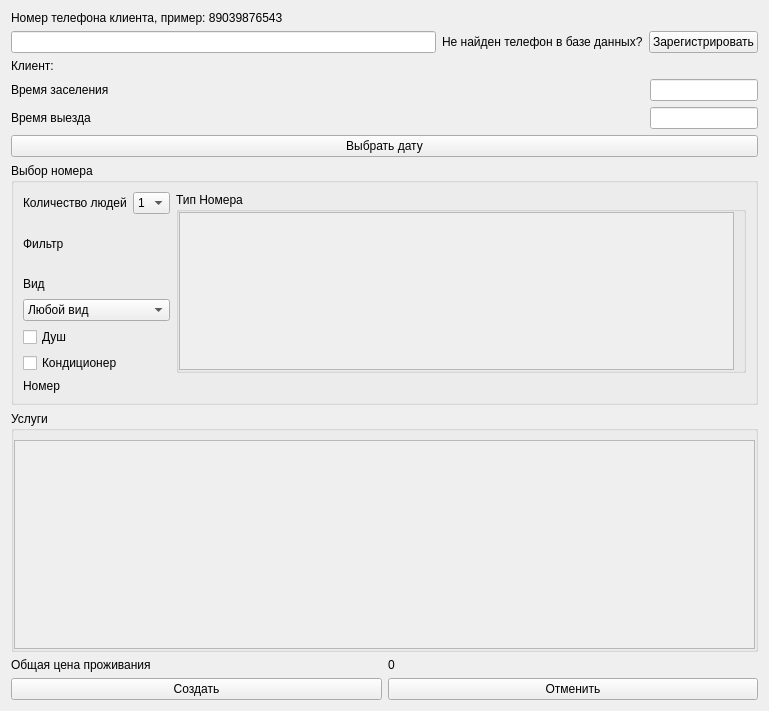
<?xml version="1.0" encoding="UTF-8"?>
<ui version="4.0">
 <class>FormCreateBooking</class>
 <widget class="QWidget" name="FormCreateBooking">
  <property name="geometry">
   <rect>
    <x>0</x>
    <y>0</y>
    <width>769</width>
    <height>711</height>
   </rect>
  </property>
  <property name="windowTitle">
   <string>Создание брони</string>
  </property>
  <layout class="QVBoxLayout" name="verticalLayout_10">
   <item>
    <layout class="QVBoxLayout" name="verticalLayout">
     <item>
      <widget class="QLabel" name="label">
       <property name="text">
        <string>Номер телефона клиента, пример: 89039876543</string>
       </property>
      </widget>
     </item>
     <item>
      <layout class="QHBoxLayout" name="horizontalLayout_2">
       <item>
        <widget class="QLineEdit" name="phone"/>
       </item>
       <item>
        <layout class="QHBoxLayout" name="horizontalLayout">
         <item>
          <widget class="QLabel" name="label_2">
           <property name="text">
            <string>Не найден телефон в базе данных?</string>
           </property>
          </widget>
         </item>
         <item>
          <widget class="QPushButton" name="pushButton">
           <property name="text">
            <string>Зарегистрировать</string>
           </property>
          </widget>
         </item>
        </layout>
       </item>
      </layout>
     </item>
    </layout>
   </item>
   <item>
    <widget class="QLabel" name="resultSearch">
     <property name="text">
      <string>Клиент:  </string>
     </property>
    </widget>
   </item>
   <item>
    <layout class="QVBoxLayout" name="verticalLayout_4">
     <item>
      <layout class="QHBoxLayout" name="horizontalLayout_4">
       <item>
        <widget class="QLabel" name="label_6">
         <property name="text">
          <string>Время заселения</string>
         </property>
        </widget>
       </item>
       <item alignment="Qt::AlignRight">
        <widget class="QLineEdit" name="checkIn"/>
       </item>
      </layout>
     </item>
     <item>
      <layout class="QHBoxLayout" name="horizontalLayout_5">
       <item>
        <widget class="QLabel" name="label_7">
         <property name="text">
          <string>Время выезда</string>
         </property>
        </widget>
       </item>
       <item alignment="Qt::AlignRight">
        <widget class="QLineEdit" name="checkOut"/>
       </item>
      </layout>
     </item>
     <item>
      <widget class="QPushButton" name="pushButton_4">
       <property name="text">
        <string>Выбрать дату</string>
       </property>
      </widget>
     </item>
    </layout>
   </item>
   <item>
    <widget class="QGroupBox" name="groupBox_2">
     <property name="title">
      <string>Выбор номера</string>
     </property>
     <layout class="QVBoxLayout" name="verticalLayout_5">
      <item>
       <layout class="QHBoxLayout" name="horizontalLayout_9">
        <item>
         <layout class="QVBoxLayout" name="verticalLayout_3">
          <item>
           <layout class="QHBoxLayout" name="horizontalLayout_6">
            <item>
             <widget class="QLabel" name="label_8">
              <property name="text">
               <string>Количество людей</string>
              </property>
             </widget>
            </item>
            <item>
             <widget class="QComboBox" name="numPeople">
              <item>
               <property name="text">
                <string>1</string>
               </property>
              </item>
              <item>
               <property name="text">
                <string>2</string>
               </property>
              </item>
              <item>
               <property name="text">
                <string>3</string>
               </property>
              </item>
             </widget>
            </item>
           </layout>
          </item>
          <item>
           <layout class="QVBoxLayout" name="verticalLayout_2">
            <item>
             <widget class="QLabel" name="label_4">
              <property name="text">
               <string>Фильтр</string>
              </property>
             </widget>
            </item>
            <item>
             <layout class="QVBoxLayout" name="verticalLayout_6">
              <item>
               <widget class="QLabel" name="label_5">
                <property name="text">
                 <string>Вид</string>
                </property>
               </widget>
              </item>
              <item>
               <widget class="QComboBox" name="filterView">
                <item>
                 <property name="text">
                  <string>Любой вид</string>
                 </property>
                </item>
                <item>
                 <property name="text">
                  <string>На море</string>
                 </property>
                </item>
                <item>
                 <property name="text">
                  <string>На небо</string>
                 </property>
                </item>
                <item>
                 <property name="text">
                  <string>Во двор</string>
                 </property>
                </item>
               </widget>
              </item>
             </layout>
            </item>
            <item>
             <widget class="QCheckBox" name="bathroom">
              <property name="text">
               <string>Душ</string>
              </property>
              <property name="tristate">
               <bool>true</bool>
              </property>
             </widget>
            </item>
            <item>
             <widget class="QCheckBox" name="aircond">
              <property name="text">
               <string>Кондиционер</string>
              </property>
              <property name="tristate">
               <bool>true</bool>
              </property>
             </widget>
            </item>
           </layout>
          </item>
         </layout>
        </item>
        <item>
         <widget class="QGroupBox" name="groupBox">
          <property name="title">
           <string>Тип Номера</string>
          </property>
          <layout class="QVBoxLayout" name="verticalLayout_8">
           <property name="spacing">
            <number>0</number>
           </property>
           <property name="leftMargin">
            <number>0</number>
           </property>
           <property name="topMargin">
            <number>0</number>
           </property>
           <property name="bottomMargin">
            <number>0</number>
           </property>
           <item>
            <widget class="QScrollArea" name="scrollArea">
             <property name="widgetResizable">
              <bool>true</bool>
             </property>
             <widget class="QWidget" name="scrollAreaWidgetContents">
              <property name="geometry">
               <rect>
                <x>0</x>
                <y>0</y>
                <width>520</width>
                <height>159</height>
               </rect>
              </property>
              <layout class="QVBoxLayout" name="verticalLayout_9"/>
             </widget>
            </widget>
           </item>
          </layout>
         </widget>
        </item>
       </layout>
      </item>
      <item>
       <widget class="QLabel" name="label_3">
        <property name="text">
         <string>Номер</string>
        </property>
       </widget>
      </item>
     </layout>
    </widget>
   </item>
   <item>
    <widget class="QGroupBox" name="groupServices">
     <property name="title">
      <string>Услуги</string>
     </property>
     <layout class="QVBoxLayout" name="verticalLayout_7">
      <property name="leftMargin">
       <number>0</number>
      </property>
      <property name="rightMargin">
       <number>0</number>
      </property>
      <property name="bottomMargin">
       <number>0</number>
      </property>
      <item>
       <widget class="QScrollArea" name="scrollArea_2">
        <property name="widgetResizable">
         <bool>true</bool>
        </property>
        <widget class="QWidget" name="scrollServices">
         <property name="geometry">
          <rect>
           <x>0</x>
           <y>0</y>
           <width>743</width>
           <height>120</height>
          </rect>
         </property>
        </widget>
       </widget>
      </item>
     </layout>
    </widget>
   </item>
   <item>
    <layout class="QHBoxLayout" name="horizontalLayout_8">
     <item>
      <widget class="QLabel" name="label_10">
       <property name="text">
        <string>Общая цена проживания</string>
       </property>
      </widget>
     </item>
     <item>
      <widget class="QLabel" name="price">
       <property name="text">
        <string>0</string>
       </property>
      </widget>
     </item>
    </layout>
   </item>
   <item>
    <layout class="QHBoxLayout" name="horizontalLayout_7">
     <item>
      <widget class="QPushButton" name="pushButton_2">
       <property name="text">
        <string>Создать</string>
       </property>
      </widget>
     </item>
     <item>
      <widget class="QPushButton" name="pushButton_3">
       <property name="text">
        <string>Отменить</string>
       </property>
      </widget>
     </item>
    </layout>
   </item>
  </layout>
 </widget>
 <resources/>
 <connections/>
</ui>
